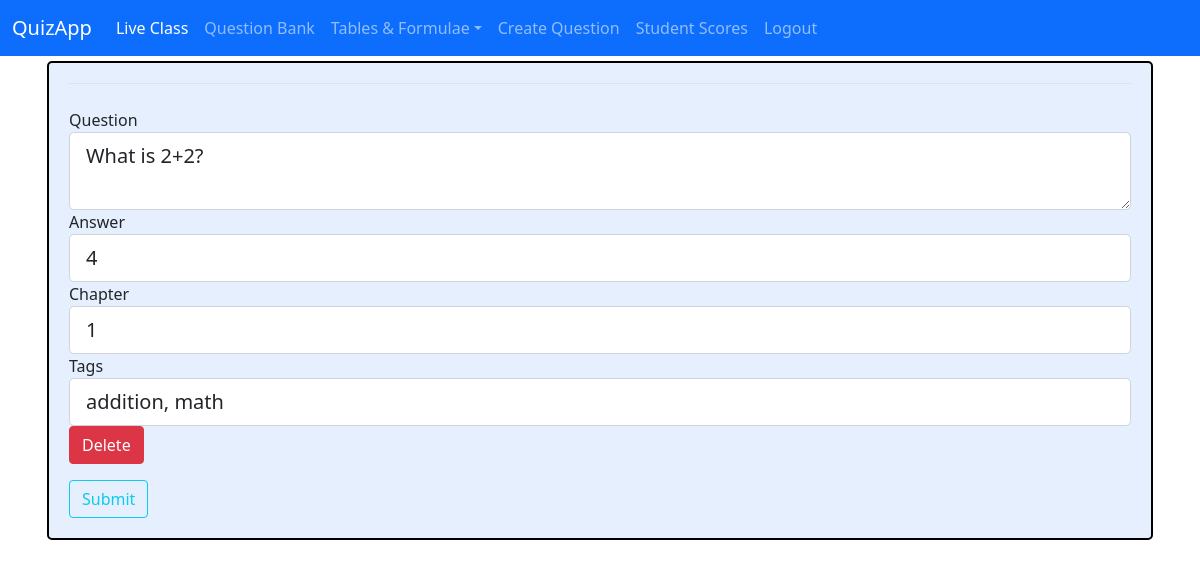
The page /question1/edit (signed in) on the database as committed earlier.
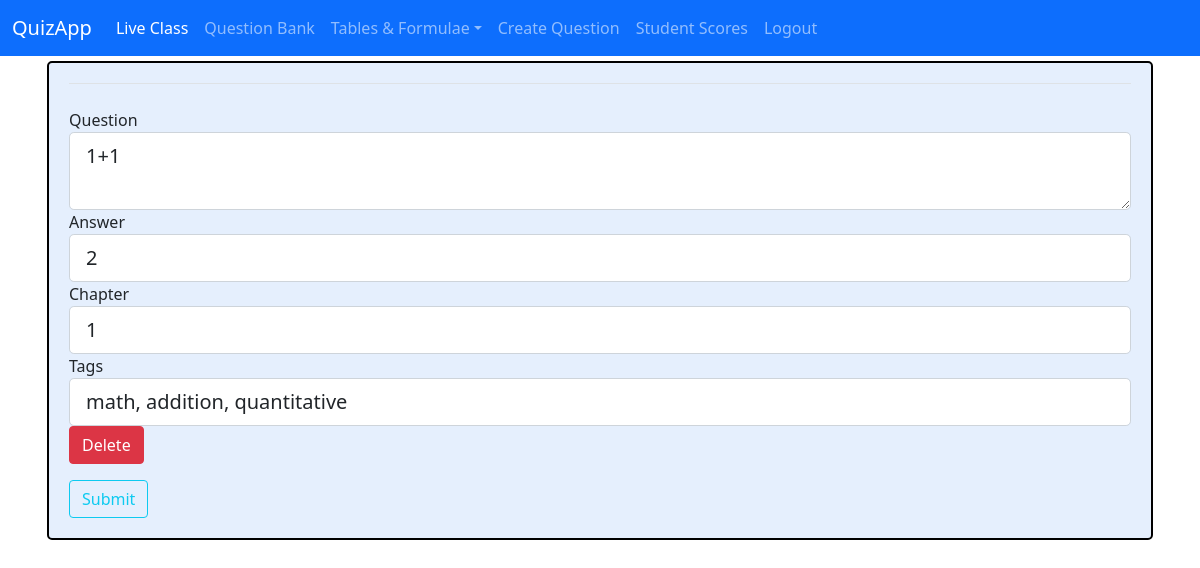
The same page on the database as committed later.
### quizapp/models.py (models this page shows, shortened)
class Quizquestion(db.Model):
    id = db.Column(db.Integer, primary_key=True)
    question = db.Column(db.Text, unique=True, nullable=False)
    answer = db.Column(db.String, nullable=False)
    chapter = db.Column(db.Integer, nullable=False)
    tags = db.relationship('Tag', secondary='tags',
        backref=db.backref('questions', lazy=True))

### quizapp/routes.py (the view)
@app.route('/question<int:card_id>/edit', methods=['GET', 'POST'])
def edit_question(card_id):
    form = CreateQuestionForm()
    card = Quizquestion.query.get_or_404(card_id)
    if form.validate_on_submit():
        card.question = form.question.data
        card.answer = form.answer.data
        card.chapter = form.chapter.data
        tags_list = form.tags.data.split(', ')
        for text in tags_list:
            already_in = Tag.query.filter_by(label=text).first()
            if already_in:
                card.tags.append(already_in)
            else:
                tag = Tag(label=text)
                db.session.add(tag)
                card.tags.append(tag)
        db.session.commit()
        flash('Your post has been updated!', 'info')
        return redirect(url_for('quiz'))
    elif request.method == 'GET':
        form.question.data = card.question
        form.answer.data = card.answer
        form.chapter.data = card.chapter
        form.tags.data = ', '.join([tag.label for tag in card.tags])
    return render_template('create_question.html', title='Edit Question', form=form, card=card)

### quizapp/forms.py
class CreateQuestionForm(FlaskForm):
    question = TextAreaField('Question', validators=[DataRequired()])
    answer = StringField('Answer', validators=[DataRequired()])
    chapter = IntegerField('Chapter', validators=[DataRequired()])
    tags = StringField('Tags', validators=[DataRequired()])
    submit = SubmitField('Submit')

### quizapp/models.py (called while the page is built)
@login_manager.user_loader
def load_user(user_id):
    return User.query.get(int(user_id))

### quizapp/templates/create_question.html (shortened to what this page needs)
{% extends "base.html" %}
{% block page_content %}
	<div class="question">
    	<form method="POST" action="">
    		<fieldset class="form-group">
    			<legend class="border-bottom mb-4">{{ legend }}</legend>
    			<div class="form-group">
    				{{ form.question.label(class="form-control-label") }}
    				{{ form.question(class="form-control form-control-lg") }}
    			</div>
    			<div class="form-group">
    				{{ form.answer.label(class="form-control-label") }}
    				{{ form.answer(class="form-control form-control-lg") }}
    			</div>
                <div class="form-group">
                    {{ form.chapter.label(class="form-control-label") }}
                    {{ form.chapter(class="form-control form-control-lg") }}
                </div>
    			<div class="form-group">
    				{{ form.tags.label(class="form-control-label") }}
    				{{ form.tags(class="form-control form-control-lg") }}
    			</div>
    		</fieldset>
            {% if card %}
            <form action="{{ url_for('delete_question', card_id=card.id)}}" method="POST" class="float-left">
                <input class="btn btn-danger float-left" type="submit", value="Delete">
            </form>
            {% endif %}
    		<div class="form-group">
    			{{ form.submit(class="btn btn-outline-info") }}
    		</div>
    	</form>
    </div>
{% endblock page_content %}

Rows that differ between the two databases and show on the page:
changed Quizquestion: question "What is 2+2?" → "1+1"; answer "4" → "2"
Other text that changed with them:
form field tags: "addition, math" → "math, addition, quantitative"
